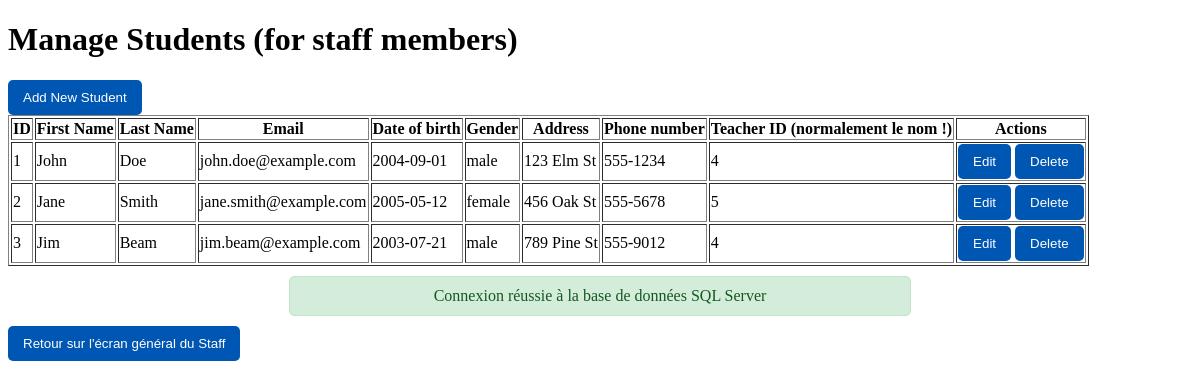
The app's page /manageStudents.php (signed in) with its own data.
### tables this page shows
CREATE TABLE students (
    id INT AUTO_INCREMENT PRIMARY KEY,
    first_name VARCHAR(255) NOT NULL,
    last_name VARCHAR(255) NOT NULL,
    email VARCHAR(255) UNIQUE NOT NULL,
    date_of_birth DATE,
    gender ENUM('male', 'female', 'other'),
    address VARCHAR(255),
    phone_number VARCHAR(15),
    teacher_id INT,
    FOREIGN KEY (teacher_id) REFERENCES users(id)
);

### db.php (called while the page is built, shortened)
<?php
try {
    $successMsg = "Connexion réussie à la base de données SQL Server";
} catch (PDOException $e) {
    $errorMsg = "Erreur de connexion à la base de données";
}
?>

### manageStudents.php (the view, shortened to what this page needs)
<?php
include 'db.php';
$action = $_GET['action'] ?? 'list';
$stmt = $con->prepare("SELECT * FROM students");
$stmt->execute();
$students = $stmt->fetchAll(PDO::FETCH_ASSOC);
?>
<!DOCTYPE html>
<html lang="fr">
<head>
    <link rel="stylesheet" href="style.css">
</head>
<body>
    <h1>Manage Students (for staff members)</h1>
    <?php if ($action == 'list'): ?>
        <button onclick="window.location.href='?action=create';">Add New Student</button>
        <table border="1">
            <thead>
                <tr>
                    <th>ID</th>
                    <th>First Name</th>
                    <th>Last Name</th>
                    <th>Email</th>
                    <th>Date of birth</th>
                    <th>Gender</th>
                    <th>Address</th>
                    <th>Phone number</th>
                    <th>Teacher ID (normalement le nom !)</th>
                    <th>Actions</th>
                </tr>
            </thead>
            <tbody>
                <?php foreach ($students as $student): ?>
                <tr>
                    <td><?= htmlspecialchars($student['id']) ?></td>
                    <td><?= htmlspecialchars($student['first_name']) ?></td>
                    <td><?= htmlspecialchars($student['last_name']) ?></td>
                    <td><?= htmlspecialchars($student['email']) ?></td>
                    <td><?= htmlspecialchars($student['date_of_birth']) ?></td>
                    <td><?= htmlspecialchars($student['gender']) ?></td>
                    <td><?= htmlspecialchars($student['address']) ?></td>
                    <td><?= htmlspecialchars($student['phone_number']) ?></td>
                    <td><?= htmlspecialchars($student['teacher_id']) ?></td>
                    <td>
                        <button onclick="window.location.href='?action=edit&id=<?= htmlspecialchars($student['id']) ?>';">Edit</button>
                        <button onclick="if(confirm('Are you sure you want to delete this student?')) { window.location.href='?action=delete&id=<?= htmlspecialchars($student['id']) ?>'; } return false;">Delete</button>
                    </td>
                </tr>
                <?php endforeach; ?>
            </tbody>
        </table>
    <?php endif; ?>
    <?php if (!empty($successMsg)): ?>
        <div class="success-message">
            <?php echo htmlspecialchars($successMsg); ?>
        </div>
    <?php endif; ?>
    <button onclick="window.location.href='staffDashboard.php';">Retour sur l'écran général du Staff </button>
</body>
</html>

### style.css (style rules this page uses)
.success-message { color: #155724; background-color: #d4edda; border: 1px solid #c3e6cb; padding: 10px; margin: 10px 0; border-radius: 5px; text-align: center; max-width: 600px; margin-left: auto; margin-right: auto; }
button { padding: 10px 15px; background-color: #0056b3; color: white; border: none; border-radius: 5px; cursor: pointer; }

### records on screen
students: id "1", first_name "John", last_name "Doe", email "john.doe@example.com", date_of_birth "2004-09-01", gender "male", address "123 Elm St", phone_number "555-1234", teacher "4"
students: id "2", first_name "Jane", last_name "Smith", email "jane.smith@example.com", date_of_birth "2005-05-12", gender "female", address "456 Oak St", phone_number "555-5678", teacher "5"
students: id "3", first_name "Jim", last_name "Beam", email "jim.beam@example.com", date_of_birth "2003-07-21", gender "male", address "789 Pine St", phone_number "555-9012", teacher "4"

### other values on screen
$successMsg "Connexion réussie à la base de données SQL Server"
